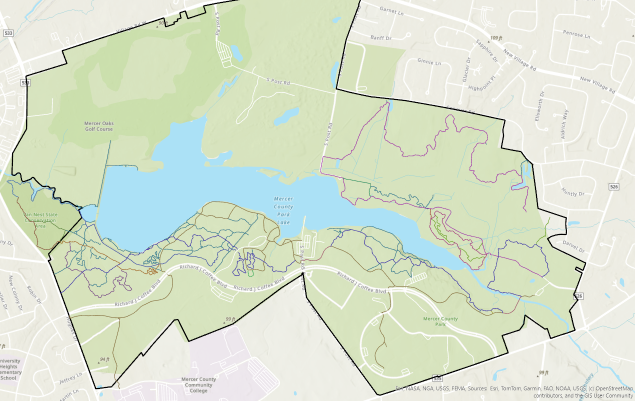
#> input picture map1_trail_routes.png, 1270 x 802 px (shown at 1/2 size)
$ python reg.py
#> lines starting #> are read from the running program, lines starting #| are printed output that depends on the picture; pictures that were not available may be replaced by others from this repository, and a replacement may not be noted
import cv2, numpy as np, json
import os; S=os.environ.get('MAPS_DIR','../../')
os.makedirs('build',exist_ok=True)
ref=cv2.imread(S+'map1_trail_routes.png',0)
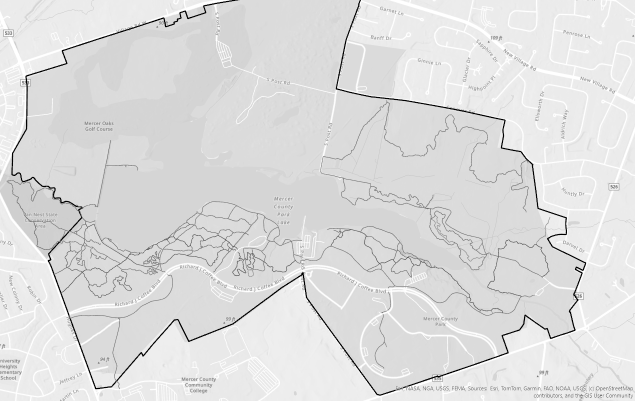
#> ref: shape (802, 1270) (shown at 1/2 size); min 0, max 255, mean 221.6
orb=cv2.ORB_create(8000)
k1,d1=orb.detectAndCompute(ref,None)
#> k1 = 7523 keypoints; strongest (x, y, size): (675, 176, 31), (1164, 539, 37.2), (1164, 537, 31), (1166, 540, 31)
out={}
for f in ['map2_designation','map3_core_loops','map5_decision','map4_spotlight']:
    im=cv2.imread(S+f+'.png',0)
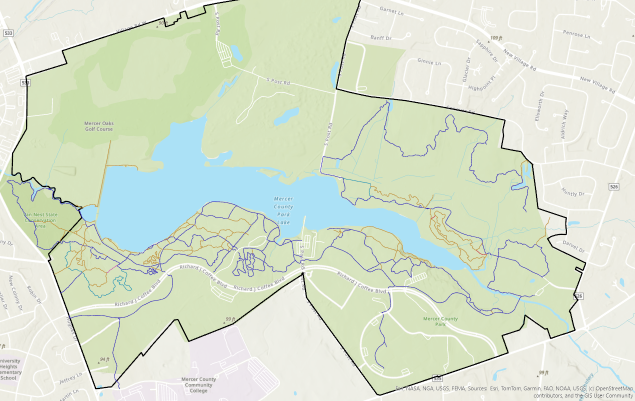
#> input picture map2_designation.png, 1270 x 802 px (shown at 1/2 size)
#> im: shape (802, 1270); min 0, max 255, mean 221.7
    k2,d2=orb.detectAndCompute(im,None)
#> k2 = 7481 keypoints; strongest (x, y, size): (675, 176, 31), (1164, 539, 37.2), (1164, 537, 31), (1166, 540, 31)
    m=cv2.BFMatcher(cv2.NORM_HAMMING,crossCheck=True).match(d2,d1)
#> m = 5101 matches
    p2=np.float32([k2[x.queryIdx].pt for x in m]); p1=np.float32([k1[x.trainIdx].pt for x in m])
#> after `p2 = np.float32([k2[x.queryIdx].pt for x in m])`: p2 = 5101 pairs, first value 31 to 1238, second value 33 to 770
#> after `p1 = np.float32([k1[x.trainIdx].pt for x in m])`: p1 has the same summary as p2
    A,inl=cv2.estimateAffinePartial2D(p2,p1,method=cv2.RANSAC,ransacReprojThreshold=2.0,maxIters=20000)
#> A = [[1, -2.58e-05, 0.0124], [2.58e-05, 1, -0.0241]]; inl = 5101 values, max 1 at index 0, min 0 at index 39, mean 0.934
    s=np.hypot(A[0,0],A[1,0]);
#> s = 1
    print(f,'matches',len(m),'inliers',int(inl.sum()),'scale %.4f'%s,'rot %.3f'%np.degrees(np.arctan2(A[1,0],A[0,0])),'t',A[:,2].round(1))
#| map2_designation matches 5101 inliers 4763 scale 1.0000 rot 0.001 t [ 0. -0.]
    out[f]=A.tolist()
#> pass 2 of the loop `for f in ['map2_designation','map3_core_loops','map5_decision','map4_s..`:
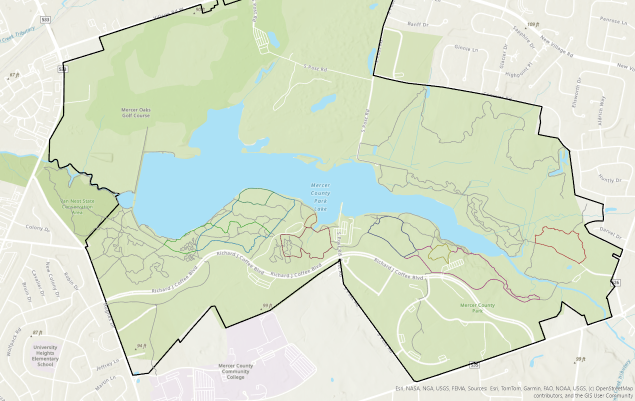
#> input picture map3_core_loops.png, 1270 x 802 px (shown at 1/2 size)
#> `im=cv2.imread(S+f+'.png',0)`:
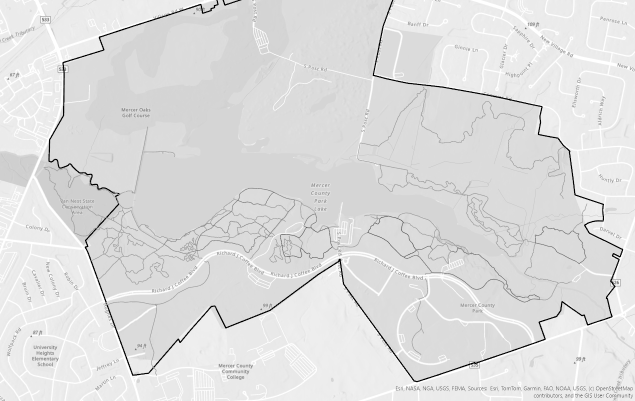
#> im: shape (802, 1270) (shown at 1/2 size); min 0, max 255, mean 222.2
#> k2 = 6987 keypoints; strongest (x, y, size): (749, 149, 31), (1238, 510, 31), (360, 680, 31), (128, 127, 31)
#> m = 3273 matches
#> p2 = 3273 pairs, first value 32 to 1238, second value 31 to 770
#> p1 = 3273 pairs, first value 31 to 1233, second value 33 to 770
#> A = [[1, -2.16e-05, -74.01], [2.16e-05, 1, 27.01]]; inl = 3273 values, max 1 at index 0, min 0 at index 10, mean 0.763
#| map3_core_loops matches 3273 inliers 2496 scale 1.0000 rot 0.001 t [-74.  27.]
json.dump(out,open('build/affine.json','w'))
